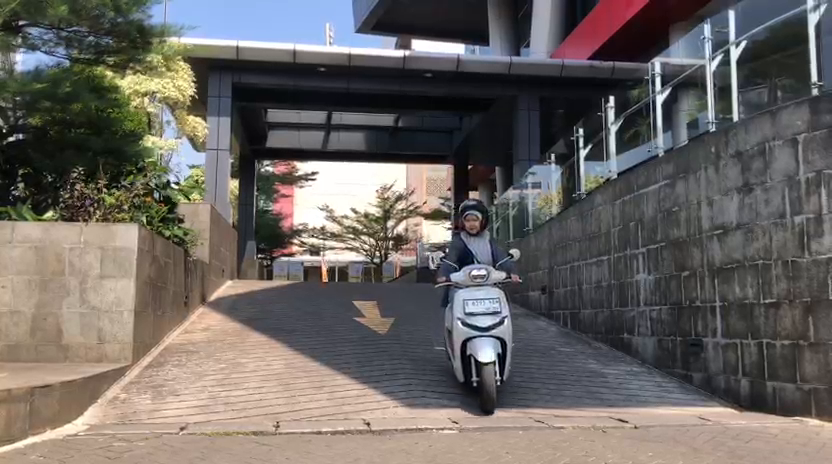
#> input picture frame 50 of praktikum_deteksi/vid.mp4, 832 x 464 px
$ python deteksi_video.py
#> lines starting #> are read from the running program, lines starting #| are printed output that depends on the picture; after the words box and inside, x2 and y2 are one past the last pixel; in counts of white or black regions, pixels touching at a corner belong together
import cv2
import imutils

# Inisialisasi HOG Descriptor
hog = cv2.HOGDescriptor()
hog.setSVMDetector(cv2.HOGDescriptor_getDefaultPeopleDetector())

# Membaca video
cap = cv2.VideoCapture("vid.mp4")

if not cap.isOpened():
    print("Video tidak ditemukan atau rusak!")
    exit()

while True:

    ret, frame = cap.read()
#> frame is the input picture: shape (464, 832, 3); mean B, G, R 99, 102.4, 107.6

    if not ret:
        break

    frame = imutils.resize(
        frame,
        width=min(800, frame.shape[1])
    )
#> frame: shape (446, 800, 3)

    # Deteksi manusia
    (regions, _) = hog.detectMultiScale(
        frame,
        winStride=(4, 4),
        padding=(8, 8),
        scale=1.05
    )
#> regions = [[388, 158, 141, 281]]

    # Kotak deteksi
    for (x, y, w, h) in regions:
        cv2.rectangle(
            frame,
            (x, y),
            (x + w, y + h),
            (0, 0, 255),
            2
        )
#> this loop made 1 pass
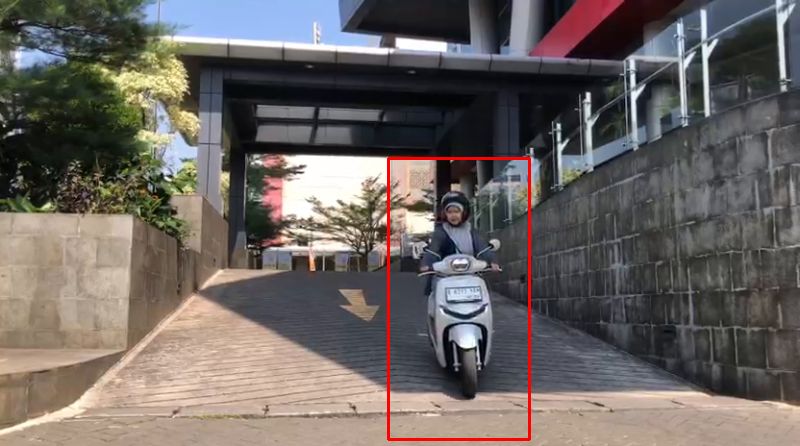
#> frame: shape (446, 800, 3); mean B, G, R 98.2, 101.6, 108.5

    # Tampilkan jumlah orang
    cv2.putText(
        frame,
        f"Jumlah Orang: {len(regions)}",
        (10, 35),
        cv2.FONT_HERSHEY_SIMPLEX,
        1,
        (0, 255, 0),
        2
    )
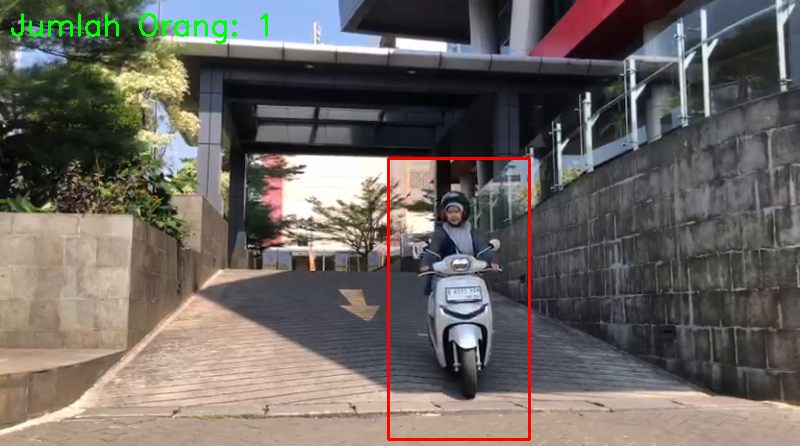
#> frame: shape (446, 800, 3); 0.44% of pixels changed, all inside (x1, y1, x2, y2) = (11, 13, 268, 44)

    cv2.imshow(
        "Deteksi Pejalan Kaki - Video",
        frame
    )

    if cv2.waitKey(1) & 0xFF == ord('q'):
#> (key q is pressed here)
        break

cap.release()
cv2.destroyAllWindows()

$ run again, starting later in the video
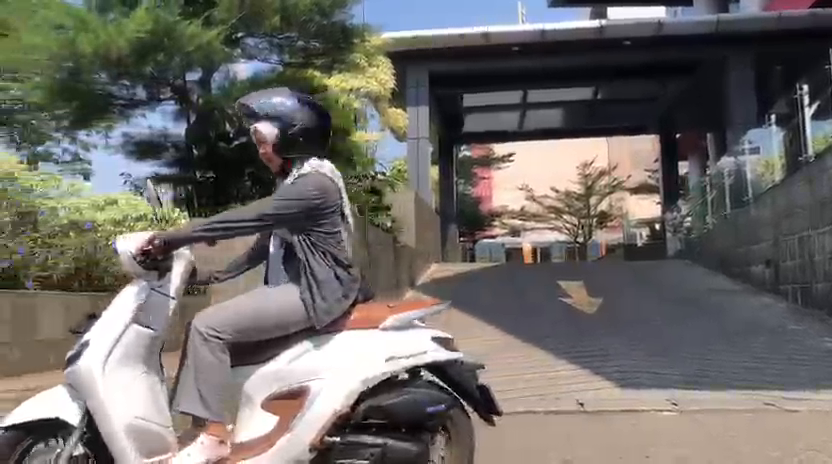
#> input picture frame 225 of praktikum_deteksi/vid.mp4, 832 x 464 px
#> frame is the input picture: shape (464, 832, 3); mean B, G, R 103.5, 107.5, 111
#> regions = [[263, 203, 67, 134]]
#> the loop `for (x, y, w, h) in regions:` made 1 pass
#> after the loop `for (x, y, w, h) in regions:`:
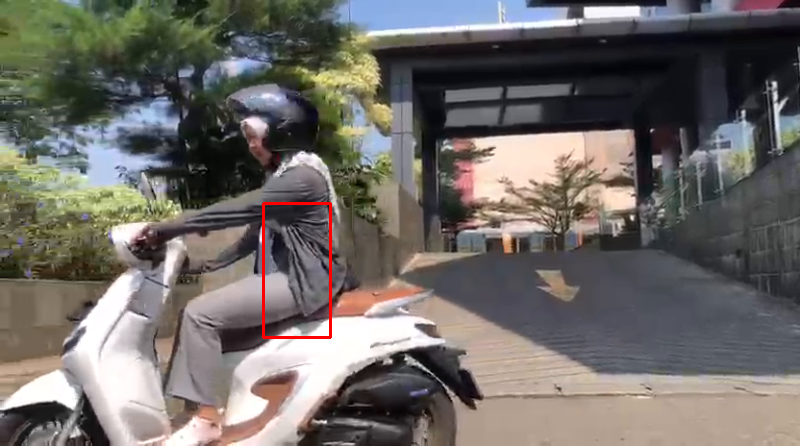
#> frame: shape (446, 800, 3); mean B, G, R 103, 107.1, 111.5
#> `cv2.putText( frame, f"Jumlah Orang: {len(regions)}", (10, 35), cv2.FON..`:
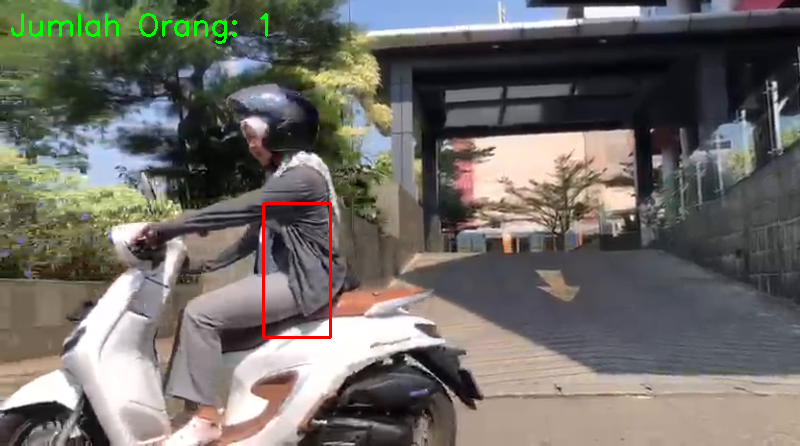
#> frame: shape (446, 800, 3); 0.44% of pixels changed, all inside (x1, y1, x2, y2) = (11, 13, 268, 44)

$ run again, starting later in the video
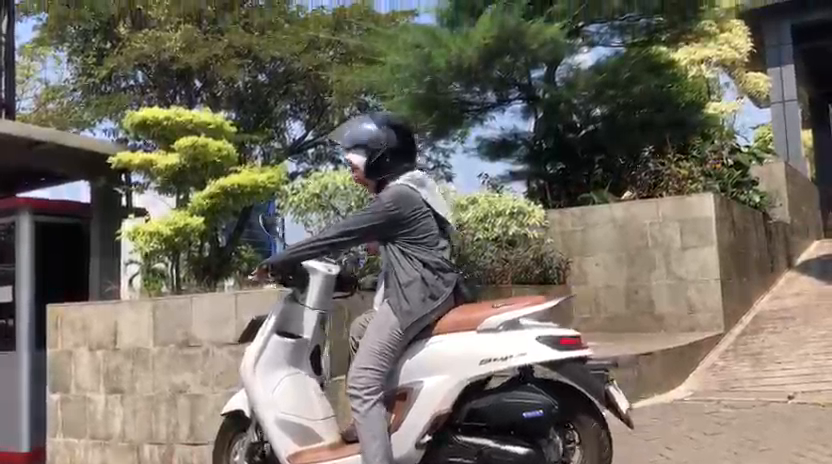
#> input picture frame 400 of praktikum_deteksi/vid.mp4, 832 x 464 px
#> frame is the input picture: shape (464, 832, 3); mean B, G, R 98.3, 109.9, 115.4
#> regions = [[77, 307, 68, 136]]
#> the loop `for (x, y, w, h) in regions:` made 1 pass
#> after the loop `for (x, y, w, h) in regions:`:
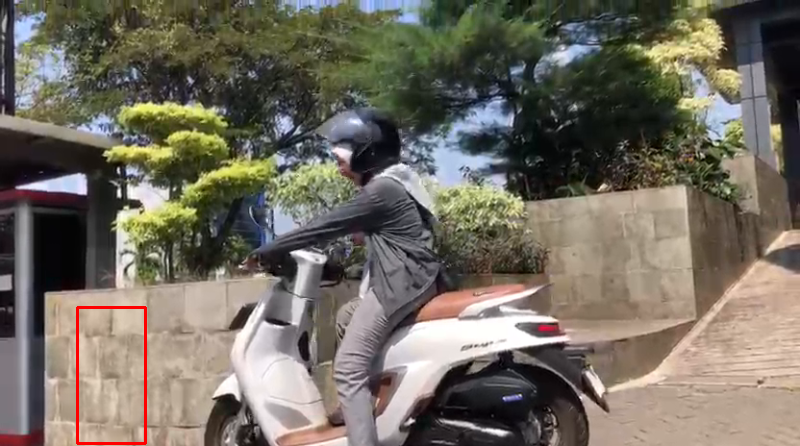
#> frame: shape (446, 800, 3); mean B, G, R 97.7, 109.3, 115.6
#> `cv2.putText( frame, f"Jumlah Orang: {len(regions)}", (10, 35), cv2.FON..`:
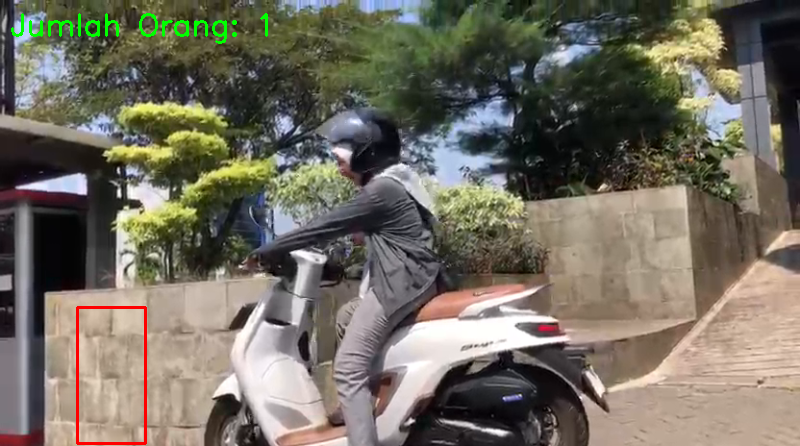
#> frame: shape (446, 800, 3); 0.44% of pixels changed, all inside (x1, y1, x2, y2) = (11, 13, 268, 44)
